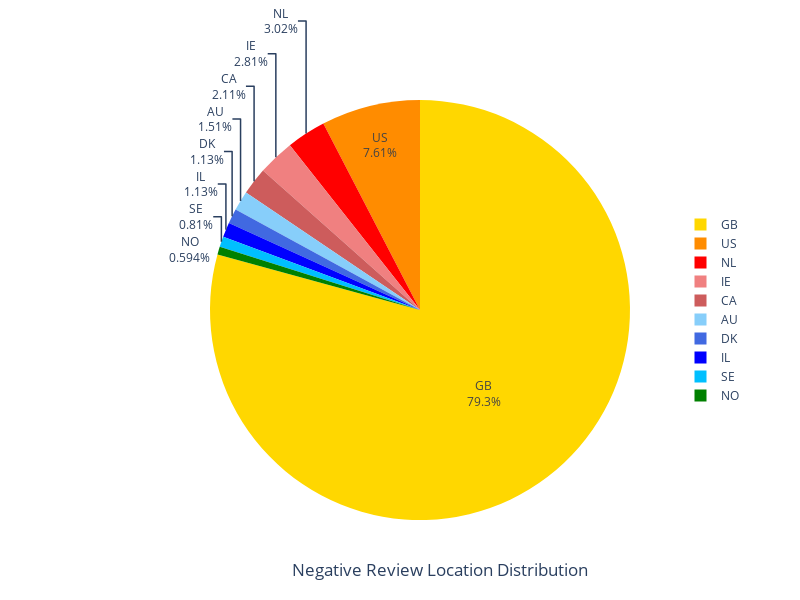

The notebook cell saved with this chart:
### Code cell
Loc = asos_df['Location'].value_counts()
loc_list = Loc.index

fig = go.Figure(data=[go.Pie(labels=loc_list[:10], values=Loc.sort_values(ascending=False).iloc[:10], textinfo='label+percent', 
    marker_colors=['#FFD700', '#FF8C00', '#FF0000', '#F08080', '#CD5C5C', '#87CEFA', '#4169E1', '#0000FF', '#00BFFF', '#008000'])]) 
fig.update_layout(
    title={
        'text': "Negative Review Location Distribution",
        'x': 0.55,
        'y': 0.05,
        'xanchor': 'center',
        'yanchor': 'middle'
    },
    legend={
        'x': 1,
        'y': 0.5,
        'xanchor': 'center',
        'yanchor': 'middle'
    },
    width=800,
    height=600
)
fig.update_yaxes(automargin=True)
fig.show()

### Figure 1 — Plotly figure (JSON) as saved in the notebook; plotly's stock layout.template omitted (floating-point values rounded to 4 significant figures)
{"data": [{"labels": ["GB", "US", "NL", "IE", "CA", "AU", "DK", "IL", "SE", "NO"], "marker": {"colors": ["#FFD700", "#FF8C00", "#FF0000", "#F08080", "#CD5C5C", "#87CEFA", "#4169E1", "#0000FF", "#00BFFF", "#008000"]}, "textinfo": "label+percent", "type": "pie", "values": [1468, 141, 56, 52, 39, 28, 21, 21, 15, 11]}], "layout": {"height": 600, "legend": {"x": 1, "xanchor": "center", "y": 0.5, "yanchor": "middle"}, "title": {"text": "Negative Review Location Distribution", "x": 0.55, "xanchor": "center", "y": 0.05, "yanchor": "middle"}, "width": 800, "yaxis": {"automargin": true}}}
